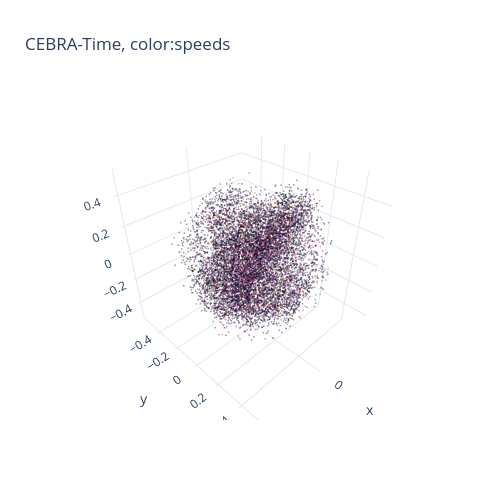

The cell this chart's notebook holds for it:
### Code cell
fig = cebra.integrations.plotly.plot_embedding_interactive(LFP_time_embedding, embedding_labels=bin_speed, title = "CEBRA-Time, color:speeds", cmap = "inferno")
fig.show()

### Figure 1 — Plotly figure (JSON) as saved in the notebook; plotly's stock layout.template omitted (floating-point values rounded to 4 significant figures; data arrays with more than 128 entries replaced by an {"elided": "..."} marker saying what was removed)
{"data": [{"marker": {"color": {"elided": "10235 float values"}, "colorscale": [[0, "rgb(0, 0, 3)"], [0.1, "rgb(22, 11, 57)"], [0.2, "rgb(65, 9, 103)"], [0.3, "rgb(106, 23, 110)"], [0.4, "rgb(147, 37, 103)"], [0.5, "rgb(187, 55, 84)"], [0.6, "rgb(220, 80, 57)"], [0.7, "rgb(243, 119, 25)"], [0.8, "rgb(251, 164, 10)"], [0.9, "rgb(245, 215, 69)"], [1, "rgb(252, 254, 164)"]], "opacity": 0.4, "size": 1}, "mode": "markers", "name": "[ 0.          0.          0.         ... 32.35953624  0.55095494\n  1.36305169]", "type": "scatter3d", "x": {"elided": "10235 float values"}, "y": {"elided": "10235 float values"}, "z": {"elided": "10235 float values"}}], "layout": {"height": 500, "showlegend": false, "title": {"text": "CEBRA-Time, color:speeds"}, "width": 500}}
